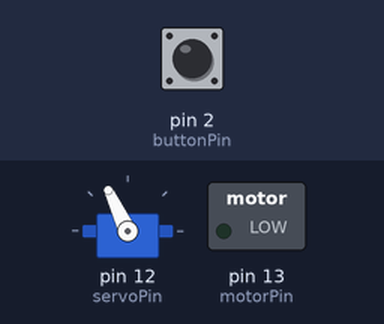
The sketch below on a simulated Arduino Uno, built with avr-gcc and run on an emulated ATmega328P. Parts: servo, switched loads named in the sketch (green lamp = pin HIGH). Inputs (shaded band) come from the test bench; at power-on: pin 2 (buttonPin) HIGH.

Above: at 1.36 s.
1.4 s: pin 2 (buttonPin) pulled LOW for 0.15 s
At 2.36 s:
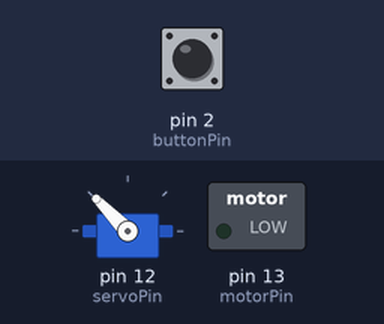
4.4 s: pin 2 (buttonPin) pulled LOW for 1 s
At 4.6 s:
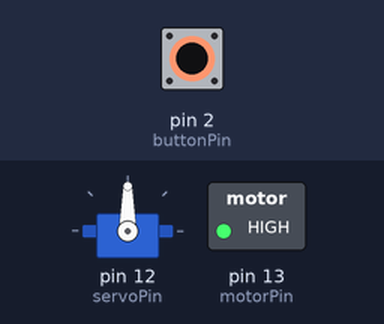
7.4 s: pin 2 (buttonPin) pulled LOW for 0.15 s
At 7.57 s:
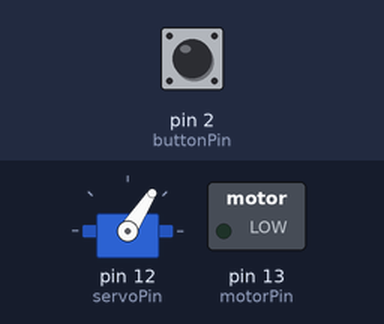
10.4 s: pin 2 (buttonPin) pulled LOW for 3.2 s
At 11.54 s:
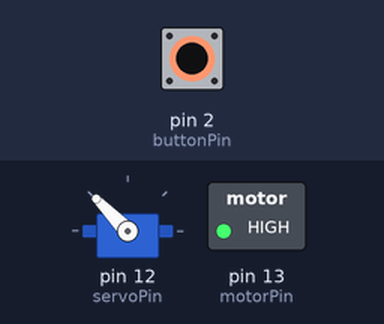
Timing chart, 0 to 16.1 s (numbered marks = the images above; inputs shaded):
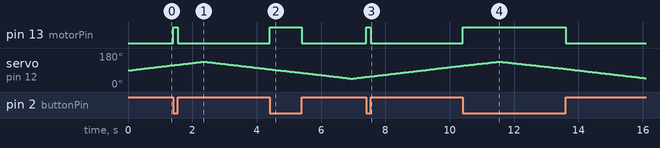

The sketch:

creeper.ino
```cpp
#include <Servo.h>

Servo myServo;

//pins
const int motorPin = 13;
//const int motor2 = ;
const int buttonPin = 2;
//const int buttonPinTwo = ;
const int servoPin = 12;

//vars
const int motorSpeed = 240;
//max angle
const float maxA = 135.000;
//min angle
const float minA = 45.000;
//speed of increments servo
const float incr = 0.002;
const float initAngle = 90.000;
float pos = initAngle;

//dictates whether servo is swinging to the right(r) or not
int r = true;

//protos
void motorOn();
void motorOff();
void turnHead(int);

void setup() {
 Serial.begin(9600);
 pinMode(motorPin, OUTPUT);
 pinMode(buttonPin, INPUT);

 myServo.attach(servoPin);
 myServo.write(initAngle); //reset
 delay(100);
}

void loop() {
  if(digitalRead(buttonPin) == LOW){
    motorOn();
  }
  if(digitalRead(buttonPin) == HIGH){
    motorOff();
  }

  //swinging to right(r) and not exceeding max angle
  if(r && pos < maxA){
    pos = pos + incr;
    myServo.write(pos);
  }
 //not swinging to right (r), swinging to left
  if(!r && pos > minA){
    pos = pos - incr;
    myServo.write(pos);
  }

 //if max angle is reached, switch r, swing to other direction
  if(pos >= maxA){
    r = false;
  }
  if(pos <= minA){
    r = true;
  }
}

void motorOn(){
  analogWrite(motorPin, motorSpeed);
}

void motorOff(){
  digitalWrite(motorPin, LOW);
}
```

Measured:
- after the input at 1.4 s, pin 13 (motorPin): LOW → HIGH at once, → LOW 0.15 s later
- after the input at 4.4 s, pin 13 (motorPin): LOW → HIGH at once, → LOW 1.0 s later
- after the input at 7.4 s, pin 13 (motorPin): LOW → HIGH at once, → LOW 0.15 s later
- after the input at 10.4 s, pin 13 (motorPin): LOW → HIGH at once, → LOW 3.2 s later
- by itself, servo on pin 12 (servoPin): rises from 113° to 134° in 1.1 s, then falls to 46° in 4.6 s
